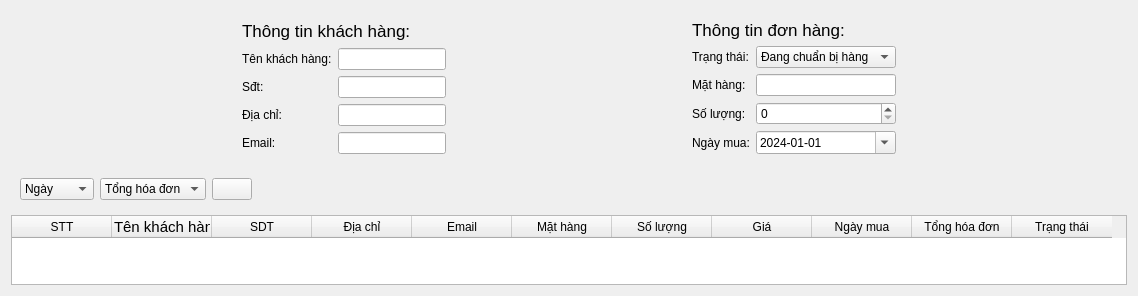
         <widget class="QWidget" name="Bill_tab">
          <layout class="QGridLayout" name="gridLayout_17">
           <item row="0" column="0" colspan="2">
            <layout class="QGridLayout" name="gridLayout_15">
             <item row="0" column="0">
              <spacer name="horizontalSpacer_3">
               <property name="orientation">
                <enum>Qt::Horizontal</enum>
               </property>
               <property name="sizeHint" stdset="0">
                <size>
                 <width>40</width>
                 <height>20</height>
                </size>
               </property>
              </spacer>
             </item>
             <item row="0" column="1">
              <widget class="QWidget" name="widget" native="true">
               <layout class="QGridLayout" name="gridLayout_14">
                <item row="1" column="0">
                 <layout class="QGridLayout" name="gridLayout_6">
                  <item row="0" column="1">
                   <widget class="QLineEdit" name="name_customer"/>
                  </item>
                  <item row="2" column="0">
                   <widget class="QLabel" name="label_7">
                    <property name="text">
                     <string>Địa chỉ:</string>
                    </property>
                   </widget>
                  </item>
                  <item row="2" column="1">
                   <widget class="QLineEdit" name="address"/>
                  </item>
                  <item row="1" column="1">
                   <widget class="QLineEdit" name="phone"/>
                  </item>
                  <item row="0" column="0">
                   <widget class="QLabel" name="label_5">
                    <property name="text">
                     <string>Tên khách hàng:</string>
                    </property>
                   </widget>
                  </item>
                  <item row="1" column="0">
                   <widget class="QLabel" name="label_6">
                    <property name="text">
                     <string>Sđt:</string>
                    </property>
                   </widget>
                  </item>
                  <item row="3" column="0">
                   <widget class="QLabel" name="label_4">
                    <property name="text">
                     <string>Email:</string>
                    </property>
                   </widget>
                  </item>
                  <item row="3" column="1">
                   <widget class="QLineEdit" name="email"/>
                  </item>
                 </layout>
                </item>
                <item row="0" column="0">
                 <widget class="QLabel" name="label">
                  <property name="font">
                   <font>
                    <pointsize>13</pointsize>
                   </font>
                  </property>
                  <property name="text">
                   <string>Thông tin khách hàng:</string>
                  </property>
                 </widget>
                </item>
               </layout>
              </widget>
             </item>
             <item row="0" column="2">
              <spacer name="horizontalSpacer">
               <property name="orientation">
                <enum>Qt::Horizontal</enum>
               </property>
               <property name="sizeHint" stdset="0">
                <size>
                 <width>40</width>
                 <height>20</height>
                </size>
               </property>
              </spacer>
             </item>
             <item row="0" column="3">
              <widget class="QWidget" name="widget_3" native="true">
               <layout class="QGridLayout" name="gridLayout_13">
                <item row="0" column="0">
                 <widget class="QLabel" name="label_11">
                  <property name="font">
                   <font>
                    <pointsize>13</pointsize>
                   </font>
                  </property>
                  <property name="text">
                   <string>Thông tin đơn hàng:</string>
                  </property>
                 </widget>
                </item>
                <item row="1" column="0">
                 <layout class="QGridLayout" name="gridLayout_8">
                  <item row="0" column="0">
                   <widget class="QLabel" name="label_3">
                    <property name="text">
                     <string>Trạng thái:</string>
                    </property>
                   </widget>
                  </item>
                  <item row="0" column="1">
                   <widget class="QComboBox" name="status">
                    <item>
                     <property name="text">
                      <string>Đang chuẩn bị hàng</string>
                     </property>
                    </item>
                    <item>
                     <property name="text">
                      <string>Đang giao</string>
                     </property>
                    </item>
                    <item>
                     <property name="text">
                      <string>Đã giao </string>
                     </property>
                    </item>
                    <item>
                     <property name="text">
                      <string>Đã hủy đơn</string>
                     </property>
                    </item>
                   </widget>
                  </item>
                  <item row="1" column="0">
                   <widget class="QLabel" name="label_2">
                    <property name="text">
                     <string>Mặt hàng:</string>
                    </property>
                   </widget>
                  </item>
                  <item row="1" column="1">
                   <widget class="QLineEdit" name="order_item"/>
                  </item>
                  <item row="2" column="0">
                   <widget class="QLabel" name="label_12">
                    <property name="text">
                     <string>Số lượng:</string>
                    </property>
                   </widget>
                  </item>
                  <item row="2" column="1">
                   <widget class="QSpinBox" name="order_quantity"/>
                  </item>
                  <item row="3" column="0">
                   <widget class="QLabel" name="label_13">
                    <property name="text">
                     <string>Ngày mua:</string>
                    </property>
                   </widget>
                  </item>
                  <item row="3" column="1">
                   <widget class="QDateEdit" name="order_date">
                    <property name="minimumTime">
                     <time>
                      <hour>0</hour>
                      <minute>0</minute>
                      <second>0</second>
                     </time>
                    </property>
                    <property name="displayFormat">
                     <string>yyyy-MM-dd</string>
                    </property>
                    <property name="calendarPopup">
                     <bool>true</bool>
                    </property>
                    <property name="currentSectionIndex">
                     <number>0</number>
                    </property>
                    <property name="date">
                     <date>
                      <year>2024</year>
                      <month>1</month>
                      <day>1</day>
                     </date>
                    </property>
                   </widget>
                  </item>
                 </layout>
                </item>
               </layout>
              </widget>
             </item>
             <item row="0" column="4">
              <spacer name="horizontalSpacer_2">
               <property name="orientation">
                <enum>Qt::Horizontal</enum>
               </property>
               <property name="sizeHint" stdset="0">
                <size>
                 <width>40</width>
                 <height>20</height>
                </size>
               </property>
              </spacer>
             </item>
            </layout>
           </item>
           <item row="1" column="0">
            <widget class="QWidget" name="widget_4" native="true">
             <layout class="QGridLayout" name="gridLayout_16">
              <item row="0" column="0">
               <layout class="QHBoxLayout" name="horizontalLayout_3">
                <item>
                 <widget class="QComboBox" name="comboBox_4">
                  <item>
                   <property name="text">
                    <string>Ngày</string>
                   </property>
                  </item>
                  <item>
                   <property name="text">
                    <string>Cũ hơn</string>
                   </property>
                  </item>
                  <item>
                   <property name="text">
                    <string>Mới đây</string>
                   </property>
                  </item>
                 </widget>
                </item>
                <item>
                 <widget class="QComboBox" name="comboBox_3">
                  <item>
                   <property name="text">
                    <string>Tổng hóa đơn</string>
                   </property>
                  </item>
                  <item>
                   <property name="text">
                    <string>Tăng dần</string>
                   </property>
                  </item>
                  <item>
                   <property name="text">
                    <string>Giảm dần</string>
                   </property>
                  </item>
                 </widget>
                </item>
                <item>
                 <widget class="QPushButton" name="sort_icon_item_2">
                  <property name="text">
                   <string/>
                  </property>
                  <property name="icon">
                   <iconset resource="resources.qrc">
                    <normaloff>:/icons/swap_vert_24dp_FILL0_wght400_GRAD0_opsz24.png</normaloff>:/icons/swap_vert_24dp_FILL0_wght400_GRAD0_opsz24.png</iconset>
                  </property>
                  <property name="checkable">
                   <bool>true</bool>
                  </property>
                  <property name="autoExclusive">
                   <bool>true</bool>
                  </property>
                 </widget>
                </item>
               </layout>
              </item>
             </layout>
            </widget>
           </item>
           <item row="1" column="1">
            <spacer name="horizontalSpacer_10">
             <property name="orientation">
              <enum>Qt::Horizontal</enum>
             </property>
             <property name="sizeHint" stdset="0">
              <size>
               <width>270</width>
               <height>20</height>
              </size>
             </property>
            </spacer>
           </item>
           <item row="2" column="0" colspan="2">
            <widget class="QTableWidget" name="Order_table">
             <property name="frameShape">
              <enum>QFrame::StyledPanel</enum>
             </property>
             <property name="frameShadow">
              <enum>QFrame::Plain</enum>
             </property>
             <property name="lineWidth">
              <number>1</number>
             </property>
             <property name="midLineWidth">
              <number>0</number>
             </property>
             <property name="verticalScrollBarPolicy">
              <enum>Qt::ScrollBarAsNeeded</enum>
             </property>
             <property name="horizontalScrollBarPolicy">
              <enum>Qt::ScrollBarAsNeeded</enum>
             </property>
             <property name="sizeAdjustPolicy">
              <enum>QAbstractScrollArea::AdjustToContentsOnFirstShow</enum>
             </property>
             <attribute name="verticalHeaderDefaultSectionSize">
              <number>30</number>
             </attribute>
             <column>
              <property name="text">
               <string>STT</string>
              </property>
             </column>
             <column>
              <property name="text">
               <string>Tên khách hàng</string>
              </property>
              <property name="font">
               <font>
                <pointsize>11</pointsize>
               </font>
              </property>
              <property name="textAlignment">
               <set>AlignLeading|AlignVCenter</set>
              </property>
             </column>
             <column>
              <property name="text">
               <string>SDT</string>
              </property>
             </column>
             <column>
              <property name="text">
               <string>Địa chỉ</string>
              </property>
             </column>
             <column>
              <property name="text">
               <string>Email</string>
              </property>
             </column>
             <column>
              <property name="text">
               <string>Mặt hàng</string>
              </property>
             </column>
             <column>
              <property name="text">
               <string>Số lượng</string>
              </property>
             </column>
             <column>
              <property name="text">
               <string>Giá</string>
              </property>
             </column>
             <column>
              <property name="text">
               <string>Ngày mua</string>
              </property>
             </column>
             <column>
              <property name="text">
               <string>Tổng hóa đơn</string>
              </property>
             </column>
             <column>
              <property name="text">
               <string>Trạng thái</string>
              </property>
             </column>
            </widget>
           </item>
          </layout>
         </widget>
